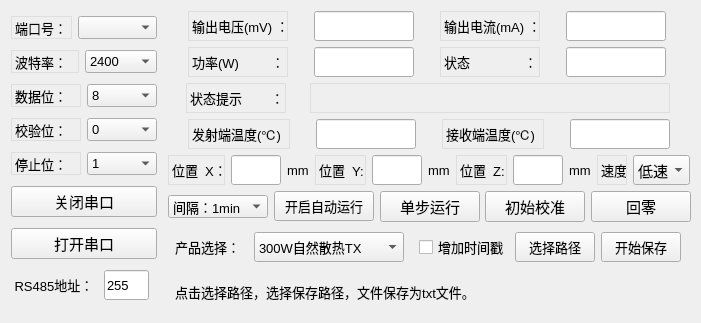
<?xml version="1.0" encoding="UTF-8"?>
<ui version="4.0">
 <class>Widget</class>
 <widget class="QWidget" name="Widget">
  <property name="geometry">
   <rect>
    <x>0</x>
    <y>0</y>
    <width>701</width>
    <height>323</height>
   </rect>
  </property>
  <property name="minimumSize">
   <size>
    <width>701</width>
    <height>300</height>
   </size>
  </property>
  <property name="maximumSize">
   <size>
    <width>701</width>
    <height>323</height>
   </size>
  </property>
  <property name="font">
   <font>
    <family>Arial</family>
    <pointsize>10</pointsize>
   </font>
  </property>
  <property name="windowTitle">
   <string>Widget</string>
  </property>
  <layout class="QGridLayout" name="gridLayout_2">
   <item row="4" column="2">
    <layout class="QHBoxLayout" name="horizontalLayout_7">
     <property name="topMargin">
      <number>0</number>
     </property>
     <property name="bottomMargin">
      <number>0</number>
     </property>
     <item>
      <widget class="QLabel" name="label_7">
       <property name="minimumSize">
        <size>
         <width>50</width>
         <height>30</height>
        </size>
       </property>
       <property name="maximumSize">
        <size>
         <width>60</width>
         <height>30</height>
        </size>
       </property>
       <property name="font">
        <font>
         <family>Arial</family>
         <pointsize>10</pointsize>
        </font>
       </property>
       <property name="styleSheet">
        <string notr="true">border-width: 1px;
border-style:solid;
border-color:rgb(222,222,222);</string>
       </property>
       <property name="text">
        <string>位置  X：</string>
       </property>
      </widget>
     </item>
     <item>
      <widget class="QLineEdit" name="X">
       <property name="minimumSize">
        <size>
         <width>50</width>
         <height>30</height>
        </size>
       </property>
       <property name="maximumSize">
        <size>
         <width>50</width>
         <height>30</height>
        </size>
       </property>
       <property name="font">
        <font>
         <family>Arial</family>
         <pointsize>10</pointsize>
        </font>
       </property>
      </widget>
     </item>
     <item>
      <widget class="QLabel" name="label_13">
       <property name="minimumSize">
        <size>
         <width>22</width>
         <height>0</height>
        </size>
       </property>
       <property name="font">
        <font>
         <family>Arial</family>
         <pointsize>10</pointsize>
        </font>
       </property>
       <property name="text">
        <string>mm</string>
       </property>
      </widget>
     </item>
     <item>
      <widget class="QLabel" name="label_8">
       <property name="minimumSize">
        <size>
         <width>50</width>
         <height>30</height>
        </size>
       </property>
       <property name="maximumSize">
        <size>
         <width>60</width>
         <height>30</height>
        </size>
       </property>
       <property name="font">
        <font>
         <family>Arial</family>
         <pointsize>10</pointsize>
        </font>
       </property>
       <property name="styleSheet">
        <string notr="true">border-width: 1px;
border-style:solid;
border-color:rgb(222,222,222);</string>
       </property>
       <property name="text">
        <string>位置  Y:</string>
       </property>
      </widget>
     </item>
     <item>
      <widget class="QLineEdit" name="Y">
       <property name="minimumSize">
        <size>
         <width>50</width>
         <height>30</height>
        </size>
       </property>
       <property name="maximumSize">
        <size>
         <width>50</width>
         <height>30</height>
        </size>
       </property>
       <property name="font">
        <font>
         <family>Arial</family>
         <pointsize>10</pointsize>
        </font>
       </property>
      </widget>
     </item>
     <item>
      <widget class="QLabel" name="label_14">
       <property name="minimumSize">
        <size>
         <width>22</width>
         <height>0</height>
        </size>
       </property>
       <property name="font">
        <font>
         <family>Arial</family>
         <pointsize>10</pointsize>
        </font>
       </property>
       <property name="text">
        <string>mm</string>
       </property>
      </widget>
     </item>
     <item>
      <widget class="QLabel" name="label_9">
       <property name="minimumSize">
        <size>
         <width>50</width>
         <height>30</height>
        </size>
       </property>
       <property name="maximumSize">
        <size>
         <width>60</width>
         <height>30</height>
        </size>
       </property>
       <property name="font">
        <font>
         <family>Arial</family>
         <pointsize>10</pointsize>
        </font>
       </property>
       <property name="styleSheet">
        <string notr="true">border-width: 1px;
border-style:solid;
border-color:rgb(222,222,222);</string>
       </property>
       <property name="text">
        <string>位置  Z:</string>
       </property>
      </widget>
     </item>
     <item>
      <widget class="QLineEdit" name="Z">
       <property name="minimumSize">
        <size>
         <width>50</width>
         <height>30</height>
        </size>
       </property>
       <property name="maximumSize">
        <size>
         <width>50</width>
         <height>30</height>
        </size>
       </property>
       <property name="font">
        <font>
         <family>Arial</family>
         <pointsize>10</pointsize>
        </font>
       </property>
      </widget>
     </item>
     <item>
      <widget class="QLabel" name="label_15">
       <property name="minimumSize">
        <size>
         <width>22</width>
         <height>0</height>
        </size>
       </property>
       <property name="font">
        <font>
         <family>Arial</family>
         <pointsize>10</pointsize>
        </font>
       </property>
       <property name="text">
        <string>mm</string>
       </property>
      </widget>
     </item>
     <item>
      <widget class="QLabel" name="label_6">
       <property name="minimumSize">
        <size>
         <width>30</width>
         <height>30</height>
        </size>
       </property>
       <property name="maximumSize">
        <size>
         <width>25</width>
         <height>30</height>
        </size>
       </property>
       <property name="styleSheet">
        <string notr="true">border-width: 1px;
border-style:solid;
border-color:rgb(222,222,222);</string>
       </property>
       <property name="text">
        <string>速度:</string>
       </property>
      </widget>
     </item>
     <item>
      <widget class="QComboBox" name="SD">
       <property name="minimumSize">
        <size>
         <width>55</width>
         <height>30</height>
        </size>
       </property>
       <property name="font">
        <font>
         <family>Arial</family>
         <pointsize>11</pointsize>
        </font>
       </property>
       <item>
        <property name="text">
         <string>低速</string>
        </property>
       </item>
       <item>
        <property name="text">
         <string>中速</string>
        </property>
       </item>
       <item>
        <property name="text">
         <string>高速</string>
        </property>
       </item>
      </widget>
     </item>
    </layout>
   </item>
   <item row="0" column="2">
    <layout class="QHBoxLayout" name="horizontalLayout_6">
     <property name="topMargin">
      <number>0</number>
     </property>
     <property name="bottomMargin">
      <number>0</number>
     </property>
     <item>
      <widget class="QLabel" name="label_12">
       <property name="minimumSize">
        <size>
         <width>100</width>
         <height>30</height>
        </size>
       </property>
       <property name="maximumSize">
        <size>
         <width>100</width>
         <height>30</height>
        </size>
       </property>
       <property name="font">
        <font>
         <family>Arial</family>
         <pointsize>10</pointsize>
        </font>
       </property>
       <property name="styleSheet">
        <string notr="true">border-width: 1px;
border-style:solid;
border-color:rgb(222,222,222);</string>
       </property>
       <property name="text">
        <string>输出电压(mV) ：</string>
       </property>
      </widget>
     </item>
     <item>
      <widget class="QLineEdit" name="V">
       <property name="minimumSize">
        <size>
         <width>100</width>
         <height>30</height>
        </size>
       </property>
       <property name="maximumSize">
        <size>
         <width>100</width>
         <height>30</height>
        </size>
       </property>
       <property name="font">
        <font>
         <family>Arial</family>
         <pointsize>10</pointsize>
        </font>
       </property>
       <property name="mouseTracking">
        <bool>true</bool>
       </property>
       <property name="inputMask">
        <string/>
       </property>
       <property name="readOnly">
        <bool>true</bool>
       </property>
      </widget>
     </item>
     <item>
      <widget class="QLabel" name="label_11">
       <property name="minimumSize">
        <size>
         <width>100</width>
         <height>30</height>
        </size>
       </property>
       <property name="maximumSize">
        <size>
         <width>100</width>
         <height>30</height>
        </size>
       </property>
       <property name="font">
        <font>
         <family>Arial</family>
         <pointsize>10</pointsize>
        </font>
       </property>
       <property name="styleSheet">
        <string notr="true">border-width: 1px;
border-style:solid;
border-color:rgb(222,222,222);</string>
       </property>
       <property name="text">
        <string>输出电流(mA) ：</string>
       </property>
      </widget>
     </item>
     <item>
      <widget class="QLineEdit" name="I">
       <property name="minimumSize">
        <size>
         <width>100</width>
         <height>30</height>
        </size>
       </property>
       <property name="maximumSize">
        <size>
         <width>100</width>
         <height>30</height>
        </size>
       </property>
       <property name="font">
        <font>
         <family>Arial</family>
         <pointsize>10</pointsize>
        </font>
       </property>
       <property name="mouseTracking">
        <bool>true</bool>
       </property>
       <property name="readOnly">
        <bool>true</bool>
       </property>
      </widget>
     </item>
    </layout>
   </item>
   <item row="6" column="2" rowspan="2">
    <layout class="QVBoxLayout" name="verticalLayout">
     <item>
      <layout class="QHBoxLayout" name="horizontalLayout_8" stretch="0,0,0,0,0,0,0">
       <property name="sizeConstraint">
        <enum>QLayout::SetMaximumSize</enum>
       </property>
       <property name="bottomMargin">
        <number>5</number>
       </property>
       <item>
        <widget class="QLabel" name="label_18">
         <property name="minimumSize">
          <size>
           <width>80</width>
           <height>0</height>
          </size>
         </property>
         <property name="maximumSize">
          <size>
           <width>80</width>
           <height>30</height>
          </size>
         </property>
         <property name="text">
          <string>  产品选择：</string>
         </property>
        </widget>
       </item>
       <item>
        <widget class="QComboBox" name="CPXZ">
         <property name="minimumSize">
          <size>
           <width>150</width>
           <height>30</height>
          </size>
         </property>
         <property name="maximumSize">
          <size>
           <width>150</width>
           <height>30</height>
          </size>
         </property>
         <property name="font">
          <font>
           <pointsize>10</pointsize>
          </font>
         </property>
         <item>
          <property name="text">
           <string>300W自然散热TX</string>
          </property>
         </item>
         <item>
          <property name="text">
           <string>300W自然散热RX</string>
          </property>
         </item>
         <item>
          <property name="text">
           <string>300W风冷散热TX</string>
          </property>
         </item>
         <item>
          <property name="text">
           <string>300W风冷散热RX</string>
          </property>
         </item>
         <item>
          <property name="text">
           <string>1200W_TX</string>
          </property>
         </item>
         <item>
          <property name="text">
           <string>1200W_RX</string>
          </property>
         </item>
        </widget>
       </item>
       <item>
        <spacer name="horizontalSpacer_3">
         <property name="orientation">
          <enum>Qt::Horizontal</enum>
         </property>
         <property name="sizeHint" stdset="0">
          <size>
           <width>40</width>
           <height>20</height>
          </size>
         </property>
        </spacer>
       </item>
       <item>
        <widget class="QCheckBox" name="CheckBox_SaveSerialData_WithTime">
         <property name="text">
          <string>增加时间戳</string>
         </property>
        </widget>
       </item>
       <item>
        <widget class="QPushButton" name="pushButton">
         <property name="minimumSize">
          <size>
           <width>80</width>
           <height>30</height>
          </size>
         </property>
         <property name="maximumSize">
          <size>
           <width>80</width>
           <height>30</height>
          </size>
         </property>
         <property name="text">
          <string>选择路径</string>
         </property>
        </widget>
       </item>
       <item>
        <widget class="QPushButton" name="KSBC">
         <property name="minimumSize">
          <size>
           <width>80</width>
           <height>30</height>
          </size>
         </property>
         <property name="maximumSize">
          <size>
           <width>80</width>
           <height>30</height>
          </size>
         </property>
         <property name="text">
          <string>开始保存</string>
         </property>
        </widget>
       </item>
       <item>
        <spacer name="horizontalSpacer_2">
         <property name="orientation">
          <enum>Qt::Horizontal</enum>
         </property>
         <property name="sizeHint" stdset="0">
          <size>
           <width>40</width>
           <height>20</height>
          </size>
         </property>
        </spacer>
       </item>
      </layout>
     </item>
     <item>
      <widget class="QLabel" name="Label_SaveSerialData_StateMsg">
       <property name="minimumSize">
        <size>
         <width>0</width>
         <height>30</height>
        </size>
       </property>
       <property name="maximumSize">
        <size>
         <width>16777215</width>
         <height>30</height>
        </size>
       </property>
       <property name="text">
        <string>  点击选择路径，选择保存路径，文件保存为txt文件。</string>
       </property>
      </widget>
     </item>
    </layout>
   </item>
   <item row="5" column="2">
    <layout class="QHBoxLayout" name="horizontalLayout_12">
     <item>
      <widget class="QComboBox" name="Time_com">
       <item>
        <property name="text">
         <string>间隔：1min</string>
        </property>
       </item>
       <item>
        <property name="text">
         <string>间隔：2min</string>
        </property>
       </item>
       <item>
        <property name="text">
         <string>间隔：4min</string>
        </property>
       </item>
       <item>
        <property name="text">
         <string>间隔：6min</string>
        </property>
       </item>
       <item>
        <property name="text">
         <string>间隔：8min</string>
        </property>
       </item>
       <item>
        <property name="text">
         <string>间隔：10min</string>
        </property>
       </item>
       <item>
        <property name="text">
         <string>间隔：20min</string>
        </property>
       </item>
       <item>
        <property name="text">
         <string>间隔：30min</string>
        </property>
       </item>
       <item>
        <property name="text">
         <string>间隔：1h</string>
        </property>
       </item>
       <item>
        <property name="text">
         <string>间隔：2h</string>
        </property>
       </item>
      </widget>
     </item>
     <item>
      <widget class="QPushButton" name="ZDSC">
       <property name="minimumSize">
        <size>
         <width>100</width>
         <height>30</height>
        </size>
       </property>
       <property name="maximumSize">
        <size>
         <width>100</width>
         <height>30</height>
        </size>
       </property>
       <property name="text">
        <string>开启自动运行</string>
       </property>
      </widget>
     </item>
     <item>
      <widget class="QPushButton" name="YX">
       <property name="minimumSize">
        <size>
         <width>100</width>
         <height>30</height>
        </size>
       </property>
       <property name="font">
        <font>
         <family>Arial</family>
         <pointsize>11</pointsize>
        </font>
       </property>
       <property name="text">
        <string>单步运行</string>
       </property>
      </widget>
     </item>
     <item>
      <widget class="QPushButton" name="JZ">
       <property name="minimumSize">
        <size>
         <width>100</width>
         <height>30</height>
        </size>
       </property>
       <property name="font">
        <font>
         <family>Arial</family>
         <pointsize>11</pointsize>
        </font>
       </property>
       <property name="text">
        <string>初始校准</string>
       </property>
      </widget>
     </item>
     <item>
      <widget class="QPushButton" name="HL">
       <property name="minimumSize">
        <size>
         <width>100</width>
         <height>30</height>
        </size>
       </property>
       <property name="font">
        <font>
         <family>Arial</family>
         <pointsize>11</pointsize>
        </font>
       </property>
       <property name="text">
        <string>回零</string>
       </property>
      </widget>
     </item>
    </layout>
   </item>
   <item row="2" column="2">
    <layout class="QHBoxLayout" name="horizontalLayout_10">
     <item>
      <widget class="QLabel" name="label_17">
       <property name="minimumSize">
        <size>
         <width>100</width>
         <height>30</height>
        </size>
       </property>
       <property name="maximumSize">
        <size>
         <width>100</width>
         <height>30</height>
        </size>
       </property>
       <property name="font">
        <font>
         <family>Arial</family>
         <pointsize>10</pointsize>
        </font>
       </property>
       <property name="styleSheet">
        <string notr="true">border-width: 1px;
border-style:solid;
border-color:rgb(222,222,222);</string>
       </property>
       <property name="text">
        <string>状态提示        ：</string>
       </property>
      </widget>
     </item>
     <item>
      <widget class="QLabel" name="State_Anylise">
       <property name="minimumSize">
        <size>
         <width>360</width>
         <height>30</height>
        </size>
       </property>
       <property name="maximumSize">
        <size>
         <width>360</width>
         <height>30</height>
        </size>
       </property>
       <property name="font">
        <font>
         <family>Arial</family>
         <pointsize>10</pointsize>
        </font>
       </property>
       <property name="styleSheet">
        <string notr="true">border-width: 1px;
border-style:solid;
border-color:rgb(222,222,222);</string>
       </property>
       <property name="text">
        <string/>
       </property>
      </widget>
     </item>
    </layout>
   </item>
   <item row="0" column="0" rowspan="8" colspan="2">
    <layout class="QGridLayout" name="gridLayout">
     <property name="rightMargin">
      <number>5</number>
     </property>
     <item row="1" column="0">
      <layout class="QHBoxLayout" name="horizontalLayout">
       <item>
        <widget class="QLabel" name="label">
         <property name="font">
          <font>
           <family>Arial</family>
           <pointsize>10</pointsize>
          </font>
         </property>
         <property name="styleSheet">
          <string notr="true">border-width: 1px;
border-style:solid;
border-color:rgb(222,222,222);</string>
         </property>
         <property name="text">
          <string>端口号：</string>
         </property>
        </widget>
       </item>
       <item>
        <widget class="QComboBox" name="com">
         <property name="font">
          <font>
           <family>Arial</family>
           <pointsize>10</pointsize>
          </font>
         </property>
        </widget>
       </item>
      </layout>
     </item>
     <item row="3" column="0">
      <layout class="QHBoxLayout" name="horizontalLayout_2">
       <item>
        <widget class="QLabel" name="label_2">
         <property name="font">
          <font>
           <family>Arial</family>
           <pointsize>10</pointsize>
          </font>
         </property>
         <property name="styleSheet">
          <string notr="true">border-width: 1px;
border-style:solid;
border-color:rgb(222,222,222);</string>
         </property>
         <property name="text">
          <string>波特率：</string>
         </property>
        </widget>
       </item>
       <item>
        <widget class="QComboBox" name="baud">
         <property name="font">
          <font>
           <family>Arial</family>
           <pointsize>10</pointsize>
          </font>
         </property>
         <item>
          <property name="text">
           <string>2400</string>
          </property>
         </item>
         <item>
          <property name="text">
           <string>4800</string>
          </property>
         </item>
         <item>
          <property name="text">
           <string>9600</string>
          </property>
         </item>
         <item>
          <property name="text">
           <string>19200</string>
          </property>
         </item>
         <item>
          <property name="text">
           <string>38400</string>
          </property>
         </item>
         <item>
          <property name="text">
           <string>57600</string>
          </property>
         </item>
         <item>
          <property name="text">
           <string>115200</string>
          </property>
         </item>
        </widget>
       </item>
      </layout>
     </item>
     <item row="10" column="0">
      <widget class="QPushButton" name="open_port">
       <property name="minimumSize">
        <size>
         <width>0</width>
         <height>30</height>
        </size>
       </property>
       <property name="font">
        <font>
         <family>Arial</family>
         <pointsize>11</pointsize>
        </font>
       </property>
       <property name="text">
        <string>打开串口</string>
       </property>
      </widget>
     </item>
     <item row="9" column="0">
      <widget class="QPushButton" name="close_port">
       <property name="minimumSize">
        <size>
         <width>0</width>
         <height>30</height>
        </size>
       </property>
       <property name="font">
        <font>
         <family>Arial</family>
         <pointsize>11</pointsize>
        </font>
       </property>
       <property name="text">
        <string>关闭串口</string>
       </property>
      </widget>
     </item>
     <item row="6" column="0">
      <layout class="QHBoxLayout" name="horizontalLayout_5">
       <item>
        <widget class="QLabel" name="label_5">
         <property name="font">
          <font>
           <family>Arial</family>
           <pointsize>10</pointsize>
          </font>
         </property>
         <property name="styleSheet">
          <string notr="true">border-width: 1px;
border-style:solid;
border-color:rgb(222,222,222);</string>
         </property>
         <property name="text">
          <string>停止位：</string>
         </property>
        </widget>
       </item>
       <item>
        <widget class="QComboBox" name="stopbit">
         <property name="font">
          <font>
           <family>Arial</family>
           <pointsize>10</pointsize>
          </font>
         </property>
         <item>
          <property name="text">
           <string>1</string>
          </property>
         </item>
        </widget>
       </item>
      </layout>
     </item>
     <item row="4" column="0">
      <layout class="QHBoxLayout" name="horizontalLayout_3">
       <item>
        <widget class="QLabel" name="label_3">
         <property name="font">
          <font>
           <family>Arial</family>
           <pointsize>10</pointsize>
          </font>
         </property>
         <property name="styleSheet">
          <string notr="true">border-width: 1px;
border-style:solid;
border-color:rgb(222,222,222);</string>
         </property>
         <property name="text">
          <string>数据位：</string>
         </property>
        </widget>
       </item>
       <item>
        <widget class="QComboBox" name="bit">
         <property name="font">
          <font>
           <family>Arial</family>
           <pointsize>10</pointsize>
          </font>
         </property>
         <item>
          <property name="text">
           <string>8</string>
          </property>
         </item>
         <item>
          <property name="text">
           <string>5</string>
          </property>
         </item>
         <item>
          <property name="text">
           <string>6</string>
          </property>
         </item>
         <item>
          <property name="text">
           <string>7</string>
          </property>
         </item>
        </widget>
       </item>
      </layout>
     </item>
     <item row="5" column="0">
      <layout class="QHBoxLayout" name="horizontalLayout_4">
       <item>
        <widget class="QLabel" name="label_4">
         <property name="font">
          <font>
           <family>Arial</family>
           <pointsize>10</pointsize>
          </font>
         </property>
         <property name="styleSheet">
          <string notr="true">border-width: 1px;
border-style:solid;
border-color:rgb(222,222,222);</string>
         </property>
         <property name="text">
          <string>校验位：</string>
         </property>
        </widget>
       </item>
       <item>
        <widget class="QComboBox" name="jiaoyan">
         <property name="font">
          <font>
           <family>Arial</family>
           <pointsize>10</pointsize>
          </font>
         </property>
         <item>
          <property name="text">
           <string>0</string>
          </property>
         </item>
        </widget>
       </item>
      </layout>
     </item>
     <item row="11" column="0">
      <layout class="QHBoxLayout" name="horizontalLayout_11">
       <item>
        <widget class="QLabel" name="label_19">
         <property name="minimumSize">
          <size>
           <width>80</width>
           <height>0</height>
          </size>
         </property>
         <property name="maximumSize">
          <size>
           <width>80</width>
           <height>16777215</height>
          </size>
         </property>
         <property name="text">
          <string> RS485地址：</string>
         </property>
        </widget>
       </item>
       <item alignment="Qt::AlignHCenter">
        <widget class="QLineEdit" name="lineEdit">
         <property name="minimumSize">
          <size>
           <width>45</width>
           <height>30</height>
          </size>
         </property>
         <property name="maximumSize">
          <size>
           <width>45</width>
           <height>30</height>
          </size>
         </property>
         <property name="contextMenuPolicy">
          <enum>Qt::DefaultContextMenu</enum>
         </property>
         <property name="layoutDirection">
          <enum>Qt::LeftToRight</enum>
         </property>
         <property name="text">
          <string>255</string>
         </property>
        </widget>
       </item>
      </layout>
     </item>
    </layout>
   </item>
   <item row="1" column="2">
    <layout class="QHBoxLayout" name="horizontalLayout_9">
     <property name="bottomMargin">
      <number>0</number>
     </property>
     <item>
      <widget class="QLabel" name="label_10">
       <property name="minimumSize">
        <size>
         <width>100</width>
         <height>30</height>
        </size>
       </property>
       <property name="maximumSize">
        <size>
         <width>100</width>
         <height>30</height>
        </size>
       </property>
       <property name="font">
        <font>
         <family>Arial</family>
         <pointsize>10</pointsize>
        </font>
       </property>
       <property name="styleSheet">
        <string notr="true">border-width: 1px;
border-style:solid;
border-color:rgb(222,222,222);</string>
       </property>
       <property name="text">
        <string>功率(W)         ：</string>
       </property>
      </widget>
     </item>
     <item>
      <widget class="QLineEdit" name="W">
       <property name="minimumSize">
        <size>
         <width>100</width>
         <height>30</height>
        </size>
       </property>
       <property name="maximumSize">
        <size>
         <width>100</width>
         <height>30</height>
        </size>
       </property>
       <property name="font">
        <font>
         <family>Arial</family>
         <pointsize>10</pointsize>
        </font>
       </property>
       <property name="readOnly">
        <bool>true</bool>
       </property>
      </widget>
     </item>
     <item>
      <widget class="QLabel" name="label_16">
       <property name="minimumSize">
        <size>
         <width>100</width>
         <height>30</height>
        </size>
       </property>
       <property name="maximumSize">
        <size>
         <width>100</width>
         <height>30</height>
        </size>
       </property>
       <property name="font">
        <font>
         <family>Arial</family>
         <pointsize>10</pointsize>
        </font>
       </property>
       <property name="styleSheet">
        <string notr="true">border-width: 1px;
border-style:solid;
border-color:rgb(222,222,222);</string>
       </property>
       <property name="text">
        <string>状态               ：</string>
       </property>
      </widget>
     </item>
     <item>
      <widget class="QLineEdit" name="ZT">
       <property name="minimumSize">
        <size>
         <width>100</width>
         <height>30</height>
        </size>
       </property>
       <property name="maximumSize">
        <size>
         <width>100</width>
         <height>30</height>
        </size>
       </property>
       <property name="font">
        <font>
         <family>Arial</family>
         <pointsize>10</pointsize>
        </font>
       </property>
       <property name="contextMenuPolicy">
        <enum>Qt::DefaultContextMenu</enum>
       </property>
       <property name="readOnly">
        <bool>true</bool>
       </property>
      </widget>
     </item>
    </layout>
   </item>
   <item row="3" column="2">
    <layout class="QHBoxLayout" name="horizontalLayout_13">
     <item>
      <widget class="QLabel" name="label_20">
       <property name="minimumSize">
        <size>
         <width>102</width>
         <height>30</height>
        </size>
       </property>
       <property name="maximumSize">
        <size>
         <width>102</width>
         <height>30</height>
        </size>
       </property>
       <property name="styleSheet">
        <string notr="true">border-width: 1px;
border-style:solid;
border-color:rgb(222,222,222);</string>
       </property>
       <property name="text">
        <string>发射端温度(℃) ：</string>
       </property>
      </widget>
     </item>
     <item>
      <widget class="QLineEdit" name="TX_Temp">
       <property name="minimumSize">
        <size>
         <width>100</width>
         <height>30</height>
        </size>
       </property>
       <property name="maximumSize">
        <size>
         <width>100</width>
         <height>30</height>
        </size>
       </property>
       <property name="readOnly">
        <bool>true</bool>
       </property>
      </widget>
     </item>
     <item>
      <widget class="QLabel" name="label_21">
       <property name="minimumSize">
        <size>
         <width>102</width>
         <height>30</height>
        </size>
       </property>
       <property name="maximumSize">
        <size>
         <width>102</width>
         <height>30</height>
        </size>
       </property>
       <property name="styleSheet">
        <string notr="true">border-width: 1px;
border-style:solid;
border-color:rgb(222,222,222);</string>
       </property>
       <property name="text">
        <string>接收端温度(℃) ：</string>
       </property>
      </widget>
     </item>
     <item>
      <widget class="QLineEdit" name="RX_Temp">
       <property name="minimumSize">
        <size>
         <width>100</width>
         <height>30</height>
        </size>
       </property>
       <property name="maximumSize">
        <size>
         <width>100</width>
         <height>30</height>
        </size>
       </property>
       <property name="readOnly">
        <bool>true</bool>
       </property>
      </widget>
     </item>
    </layout>
   </item>
  </layout>
 </widget>
 <layoutdefault spacing="6" margin="11"/>
 <resources/>
 <connections/>
</ui>
